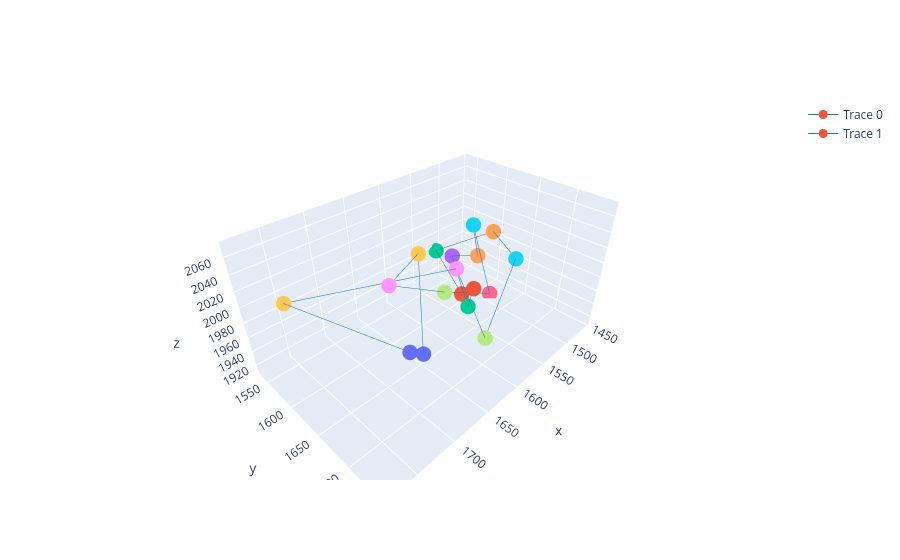

Notebook code for this chart:
### Markdown cell above
We can visualize the aligned traces by their index in the pair matrix.

### Code cell
tr.plot_aligned_traces(traces,[30,31])

### Figure 1 — Plotly figure (JSON) as saved in the notebook; plotly's stock layout.template omitted (floating-point values rounded to 4 significant figures)
{"data": [{"line": {"color": "#1f77b4", "width": 1}, "marker": {"color": ["#EF553B", "#00CC96", "#AB63FA", "#FFA15A", "#19D3F3", "#FF6692", "#B6E880", "#FF97FF", "#FECB52", "#636EFA"], "size": 9}, "mode": "markers+lines", "name": "Trace 0", "opacity": 1, "type": "scatter3d", "x": [1576.0, 1556.0, 1517.0, 1501.0, 1527.0, 1490.0, 1574.0, 1720.0, 1663.0, 1680.0], "y": [1661.0, 1637.0, 1573.0, 1604.0, 1615.0, 1620.0, 1613.0, 1689.0, 1664.0, 1687.0], "z": [1984.0, 1934.0, 1964.0, 1971.0, 2030.0, 1912.0, 1953.0, 2072.0, 2067.0, 1968.0]}, {"line": {"color": "#1f77b4", "width": 1}, "marker": {"color": ["#EF553B", "#00CC96", "#FFA15A", "#19D3F3", "#B6E880", "#FF97FF", "#FECB52", "#636EFA"], "size": 9}, "mode": "markers+lines", "name": "Trace 1", "opacity": 1, "type": "scatter3d", "x": [1526.0, 1512.0, 1457.0, 1530.0, 1602.0, 1644.0, 1780.0, 1748.0], "y": [1600.0, 1536.0, 1593.0, 1682.0, 1702.0, 1694.0, 1617.0, 1744.0], "z": [1919.0, 1955.0, 1986.0, 2013.0, 1951.0, 2056.0, 2047.0, 2052.0]}], "layout": {}}
